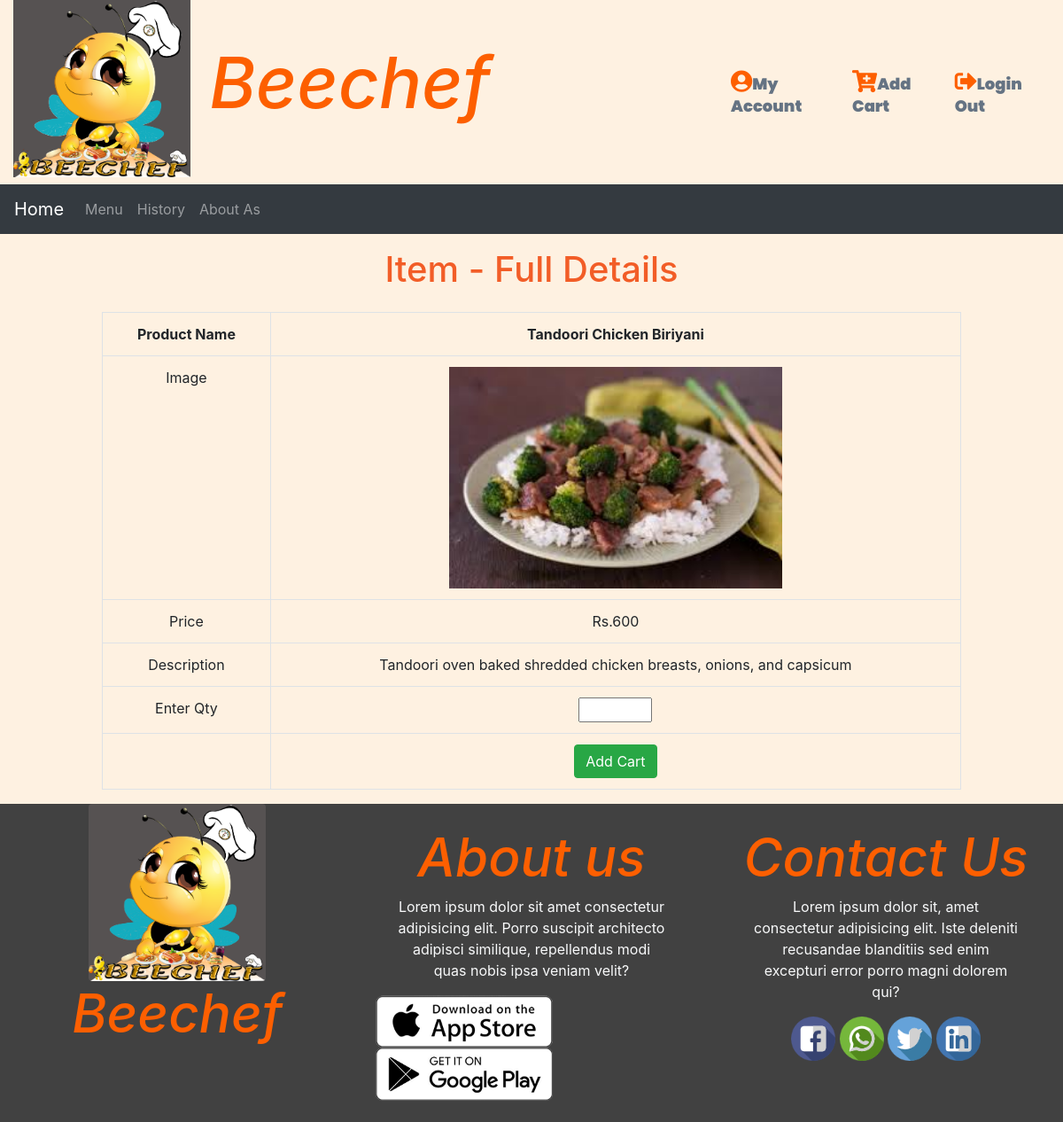
Page /Client/view.php?id=1 on the committed database.
### tables this page shows
CREATE TABLE `product` (
  `pid` int(11) NOT NULL,
  `cid` int(11) NOT NULL,
  `p_name` varchar(100) NOT NULL,
  `price` double NOT NULL,
  `photo` varchar(150) NOT NULL,
  `description` varchar(500) NOT NULL
);

### Client/view.php (the view, shortened to what this page needs)
<?php
include "../Database/database.php";
include "client_header.php";
?>
<div class="container-fluid" style="background-color:#fef1e1;">
    <div class="row">
        <div class="col-md-1" ></div>
            <div class="col-md-10" >
            <h1 class="text-center p-3" style="color:#F25D27;">Item - Full Details</h1>
            </div>
            <div class="col-md-1" ></div>
    </div>
    <div class="row">
        <div class="col-md-1" >
        </div>
        <div class="col-md-10" >
        <?php
            if(isset($_GET["id"])){
            $sql = "select * from product where pid={$_GET["id"]}";
            $res =$conn->query($sql);
        if($res->num_rows>0){
            $row =$res->fetch_assoc();
            echo "
            <form action='{$_SERVER["REQUEST_URI"]}' method='Post'>
            <table class='table table-bordered text-center'>
            <tr>
            <td><strong>Product Name<strong></td>
            <td><strong>{$row['p_name']}<strong></td>
            </tr>
            <tr>
            <td>Image</td>
            <td colspan='2'><img src='{$row['photo']}' weight='500px' height='250px' ></td>
            </tr>
            <tr>
            <td>Price</td>
            <td>Rs.{$row['price']}</td>
            </tr>
            <tr>
            <td>Description</td>
            <td>{$row['description']}</td>
            </tr>
            <tr>
            <td>Enter Qty</td>
                <td>
                <input type='number' min='1' max='20' name='qty' required>
                <input type='hidden' value='{$row['p_name']}' name='pname'>
                <input type='hidden' value='{$row['price']}' name='prices'>
                </td>
            </tr>
            <td></td>
            <td><input type='submit' name='addcart' value='Add Cart' class='btn btn-success' ></td>
            </tr>
            </table>
            </form>
            ";
            }else{
            header("location:menu.php");
            }
            }else{
                header("location:menu.php");
            }
            ?>
        </div>
        <div class="col-md-1" ></div>
    </div>
</div>
<?php include "client_footer.php" ?>

### css/homeStyle.css (style rules this page uses)
* { margin: 0; padding: 0; box-sizing: border-box; }

### rows in the picture
product: p_name "Tandoori Chicken Biriyani", photo (picture), price "600", description "Tandoori oven baked shredded chicken breasts, onions, and capsicum"
